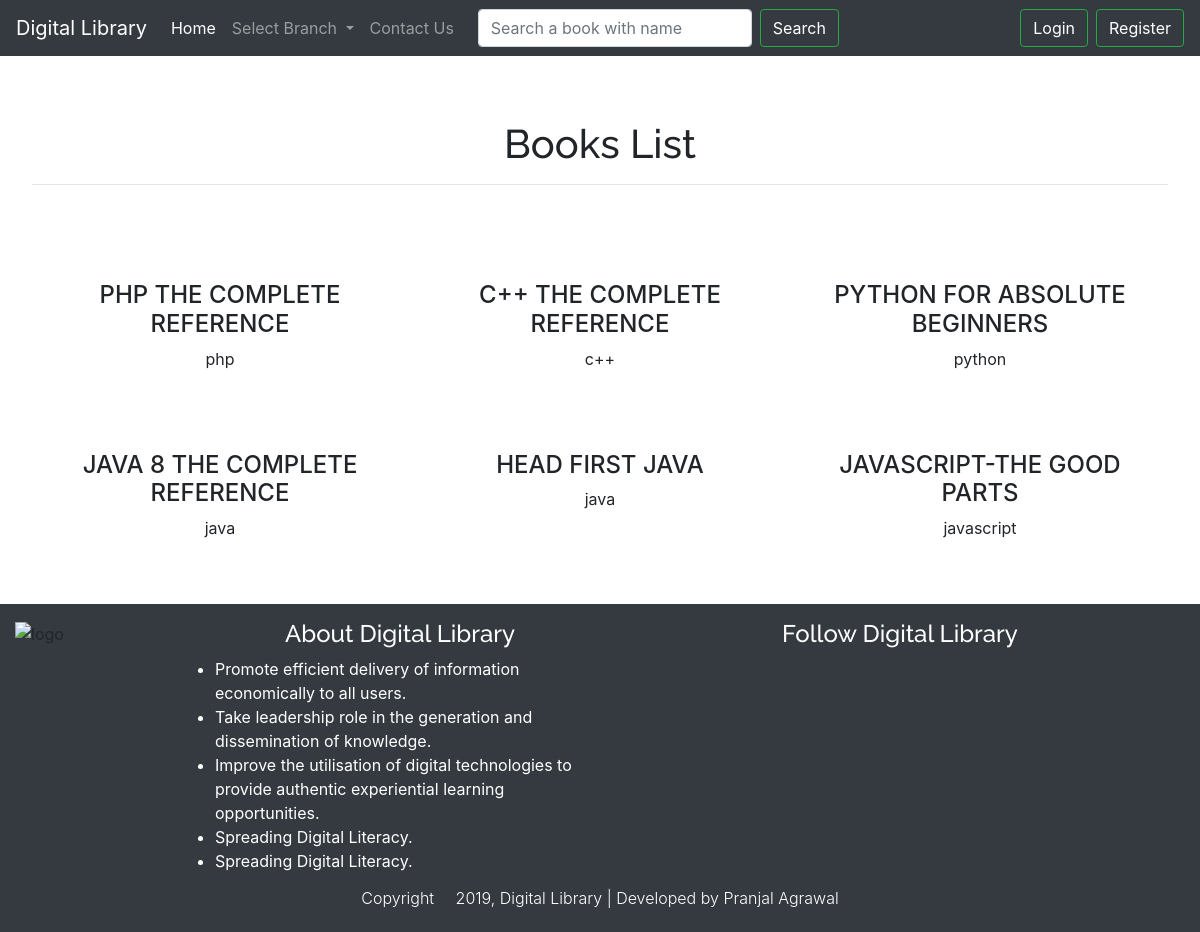
The app's page /library/book/ with its own data.
### dlibrary/models.py (models this page shows, shortened)
class Book(models.Model):
    name = models.CharField(max_length=100)
    course = models.CharField(max_length=100)
    branch = models.ForeignKey(Branch, on_delete=models.CASCADE)
    image = models.ImageField(upload_to="images//", validators=[validate_img], null=True)
    attachment = models.FileField(upload_to="docs//", null=True, blank=True)

### dlibrary/views.py (the view)
class BookList(ListView):
    model = Book
    def get_queryset(self):
        si = self.request.GET.get('si')
        if si == None:
            si = ''
        return Book.objects.all().filter(name__icontains=si).order_by('-id')

### dlibrary/myctxproc.py (called while the page is built)
def ctxproc(request):
    st = None
    stList = Suser.objects.filter(user=request.user.id)
    if len(stList) > 0:
        st = stList[0]
    return {'student': st}

### dlibrary/templates/dlibrary/book_list.html (shortened to what this page needs)
{% extends 'base.html' %}
{% load static %}
{% block content %}
    <div class="jumbotron bg-transparent pb-0">
        <h1 class="text-center" style="font-family: 'Raleway', sans-serif;">
            Books List</h1>
        <hr>
    </div>
    <div class="container">
        <div class="row">
            {%  for n1 in object_list %}
                <div class="col-sm-4 head3 clickable-row pt-5"data-href="{% url 'bdet' n1.id %}">
                    <h4 class="text-center text-uppercase">
                                {{ n1.name }}
                    </h4>
                    <p class="text-center">{{ n1.course }}</p>
                </div>
            {%  endfor %}
        </div>
    </div>
{% endblock %}

### dlibrary/templates/base.html (shortened to what this page needs)
{% load static %}
<!DOCTYPE html>
<html lang="en">
<head>
    <link rel="stylesheet" href="{% static 'vendor/bs/css/bootstrap.min.css' %}" type="text/css">
    <link rel="stylesheet" href="{% static 'vendor/fa/css/all.css' %}">
    <link rel="stylesheet" href="{% static 'style.css' %} " type="text/css">
</head>
<body class="bimg">
<div class="hja">
<nav class="navbar navbar-expand-lg navbar-dark bg-dark">
  <a class="navbar-brand" href="{% url 'hme' %}">Digital Library</a>
  <div class="collapse navbar-collapse" id="navbarSupportedContent">
    <ul class="navbar-nav">
      <li class="nav-item active">
        <a class="nav-link" href="{% url 'hme' %}">Home <span class="sr-only">(current)</span></a>
      </li>
      <li class="nav-item dropdown">
        <a class="nav-link dropdown-toggle" href="#" id="navbarDropdown" role="button" data-toggle="dropdown" aria-haspopup="true" aria-expanded="false">
          Select Branch
        </a>
      </li>
      <li class="nav-item">
        <a class="nav-link" href="{% url 'feed' %}">Contact Us</a>
      </li>
    </ul>
      <div class="mbile mr-auto ml-3">
        <form class="form-inline my-2 my-lg-0" action="{% url 'blist' %}">
          <input class="form-control mr-sm-2" type="search" placeholder="Search a book with name" name="si" aria-label="Search">
          <button  class="btn btn-outline-success my-2 my-sm-0 text-white" type="submit">
              Search
          </button>
        </form>
      </div>
      <div class="mbile ml-auto">
          {% if user.is_authenticated %}
              <div class="dropdown">
                  <button class="btn btn-outline-success dropdown-toggle text-white" type="button" id="dropdownMenuButton" data-toggle="dropdown" aria-haspopup="true" aria-expanded="false">
                    Welcome, {{ user }} <span><i class="fa fa-user"></i></span>
                  </button>
                  <div class="dropdown-menu" aria-labelledby="dropdownMenuButton">
                      <div class="d-flex justify-content-center">
                          {% if student.myimg is NULL or student.myimg == '' %}
                              <img class="img-fluid" src="{% static 'images/download1.jpg' %}" alt="profile photo">
                          {% else %}
                              <img class="img-fluid" src="{{ student.myimg_thumbnail.url }}" alt="profile photo">
                          {% endif %}
                      </div>
                      <div class="dropdown-divider"></div>
                          <a class="dropdown-item" href="{% url 'student_edit' student.id %}">Edit profile</a>
                    <a class="dropdown-item" href="/accounts/logout/?next=/library/home">Logout</a>
                    <a class="dropdown-item" href="{% url 'auth_password_change' %}">Change Password</a>
                  </div>
              </div>
          {% else %}
              <a href="/accounts/login/?next=/library/home/">
                  <button class="btn btn-outline-success my-2 mx-2 my-sm-0 text-white" type="button">
                      Login
                  </button>
              </a>
              <a href="/accounts/register/?next=/library/home/">
                  <button class="btn btn-outline-success my-2 my-sm-0 text-white" type="button">
                      Register
                  </button>
              </a>
          {% endif %}
      </div>
  </div>
</nav>
{% block content %}
{% endblock %}
 <div class="container-fluid footer pb-3 mt-5 bg-dark">
    <div class="row pt-3">
        <div class="col-sm-2">
            <img class="img-fluid" src="{% static 'images/logo1.png' %}" alt="logo">
        </div>
        <div class="col-sm-4 d-flex justify-content-center">
            <div>
                <h4 class="text-center text-white" style="font-family: 'Raleway', sans-serif";>About Digital Library</h4>
                <ul class="list-group border-0 mt-2">
					<li class="list-group-item-text bg-dark text-white">
                        Promote efficient delivery of information economically to all users.
                    </li>
					<li class="list-group-item-text bg-dark text-white">
                        Take leadership role in the generation and dissemination of knowledge.
                    </li>
					<li class="list-group-item-text bg-dark text-white">
                        Improve the utilisation of digital technologies to provide authentic experiential learning opportunities.
                    </li>
					<li class="list-group-item-text bg-dark text-white">
                        Spreading Digital Literacy.
                    </li>
                    <li class="list-group-item-text bg-dark text-white">
                        Spreading Digital Literacy.
                    </li>
				</ul>
            </div>
        </div>
        <div class="col-sm-6">
            <h4 class="text-center text-white" style="font-family: 'Raleway', sans-serif";>Follow Digital Library</h4>
            <div class="d-flex justify-content-center mt-5">
                <a class="pr-4 link1" href="#"><i class="fab fa-3x fa-facebook"></i></a>
                <a class="pr-4 link1" href="#"><i class="fab fa-3x fa-twitter"></i></a>
                <a class="pr-4 link2" href="#"><i class="fab fa-3x fa-youtube"></i></a>
                <a class="pr-4 link2" href="#"><i class="fab fa-3x fa-google-plus"></i></a>
                <a class="pr-4 link2" href="#"><i class="fab fa-3x fa-pinterest"></i></a>
                <a class="pr-4 link3" href="#"><i class="fab fa-3x fa-instagram"></i></a>
            </div>
        </div>
    </div>
    <h6 class="text-center text-white sd mt-3 font-weight-light">
        Copyright <i class="fa fa-1x fa-copyright"></i> 2019, Digital Library | Developed by Pranjal Agrawal
    </h6>
    </div>
</div>
</body>
</html>

### dlibrary/static/style.css (style rules this page uses)
h1 { font-family: 'Raleway', sans-serif; }
.bimg { background-image: url("images/banner4.jpg"); background-repeat: repeat-x; background-size: cover; }
.footer { background-repeat: repeat-x; background-size: cover; }
.link1,.link2,.link3 { color: white; }
.mbile { justify-content: center; display: flex; }

### records on screen
Book: name "PHP THE COMPLETE REFERENCE", course "php"
Book: name "C++ THE COMPLETE REFERENCE", course "c++"
Book: name "PYTHON FOR ABSOLUTE BEGINNERS", course "python"
Book: name "JAVA 8 THE COMPLETE REFERENCE", course "java"
Book: name "HEAD FIRST JAVA", course "java"
Book: name "JAVASCRIPT-THE GOOD PARTS", course "javascript"
